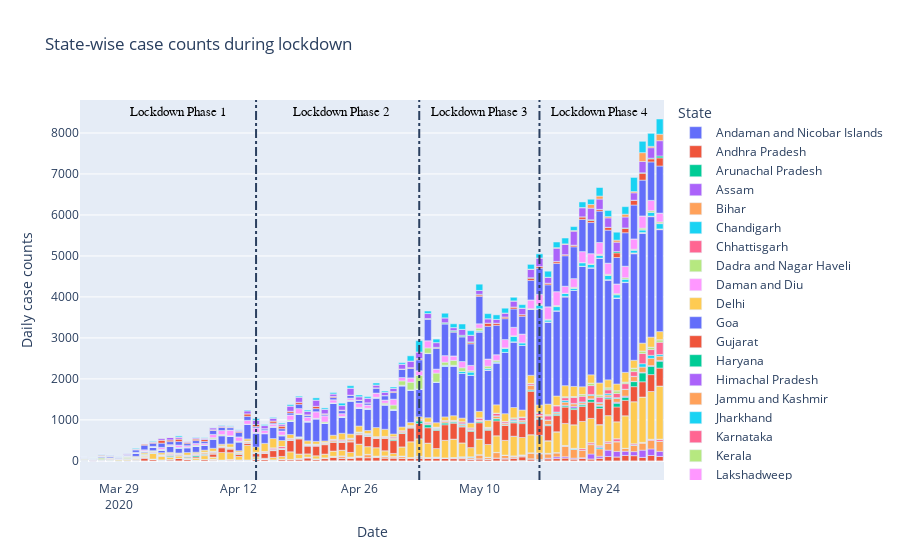

Here is the notebook cell this chart was saved with:
### Code cell
# State-wise case counts during 4 phases of lockdown

# Primary contributors : Maharashtra (~25%), Delhi, Gujarat, Tamil Nadu

fig = px.bar(states.loc[lockdown_mask], x = 'Date', y = 'new cases', color = 'State', labels = {'x': "Date", 'new cases': 'Daily case counts'}, title = 'State-wise case counts during lockdown')
fig.add_vline(x = '2020-04-14', line_dash = 'dashdot') # Start of phase 2

fig.add_vline(x = '2020-05-03', line_dash = 'dashdot') # Start of phase 3

fig.add_vline(x = '2020-05-17', line_dash = 'dashdot') # Start of phase 4

fig.add_annotation(
        x = '2020-04-05',
        y = '8500',
        text = 'Lockdown Phase 1',
        font = dict(
        family = "Courier New, monospace", size = 13, color = 'Black'),
        showarrow = False
    )
    
fig.add_annotation(
        x = '2020-04-24',
        y = '8500',
        text = 'Lockdown Phase 2',
        font = dict(
        family = "Courier New, monospace", size = 13, color = 'Black'),
        showarrow = False
    )
    
fig.add_annotation(
        x = '2020-05-10',
        y = '8500',
        text = 'Lockdown Phase 3',
        font = dict(
        family = "Courier New, monospace", size = 13, color = 'Black'),
        showarrow = False
    )
    
fig.add_annotation(
        x = '2020-05-24',
        y = '8500',
        text = 'Lockdown Phase 4',
        font = dict(
        family = "Courier New, monospace", size = 13, color = 'Black'),
        showarrow = False
    )


fig.show()
#fig.write_html("State_wise_lockdown.html")
